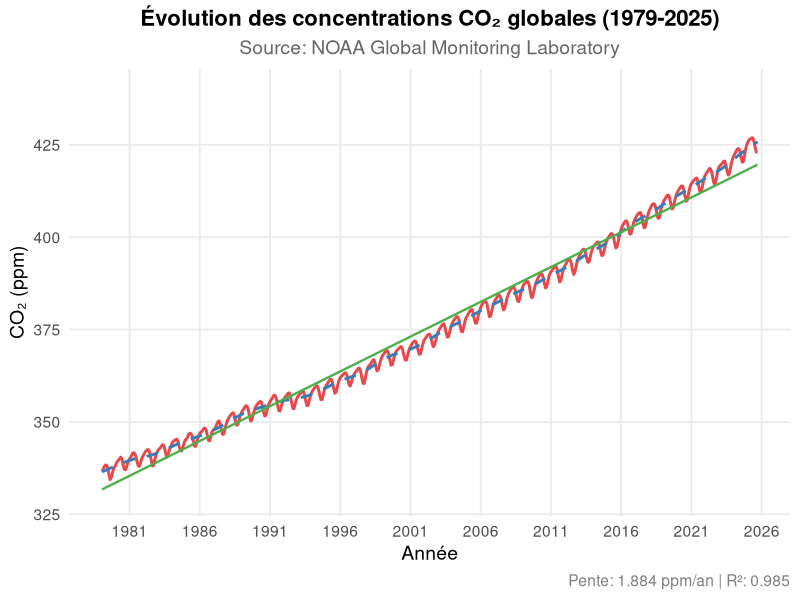
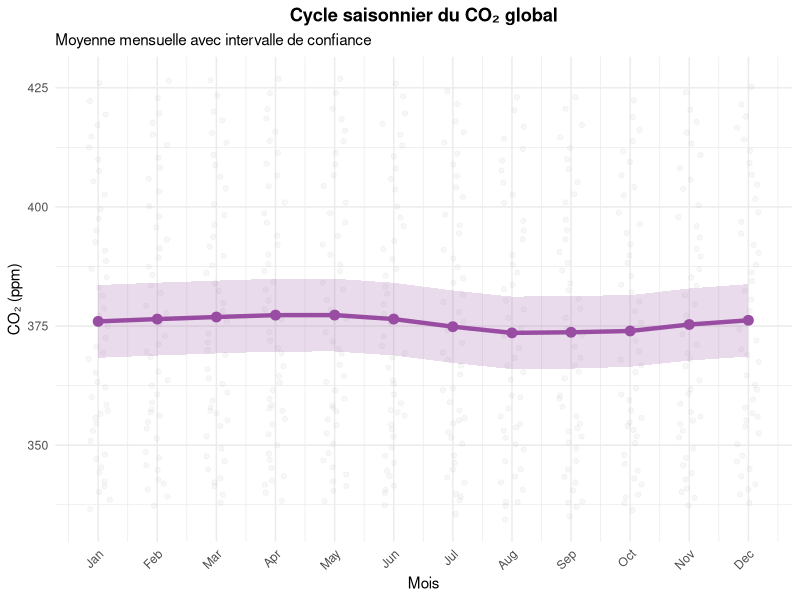
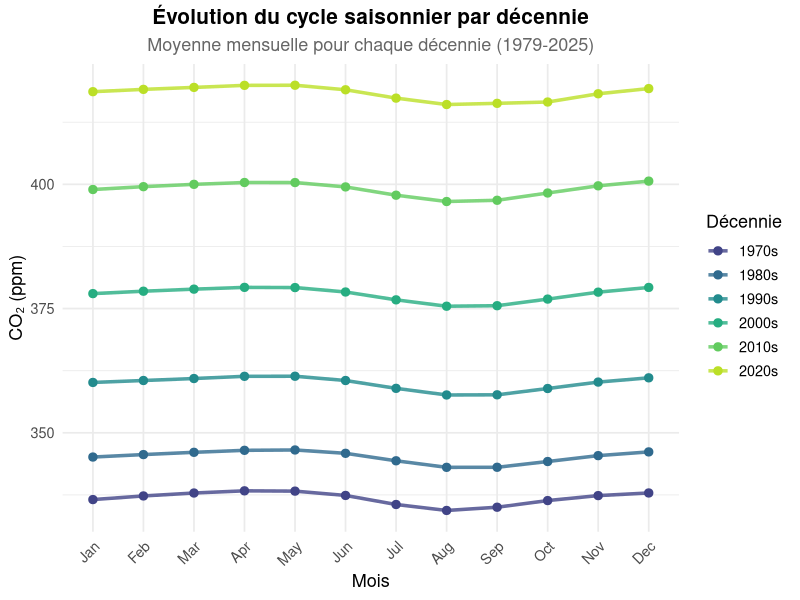
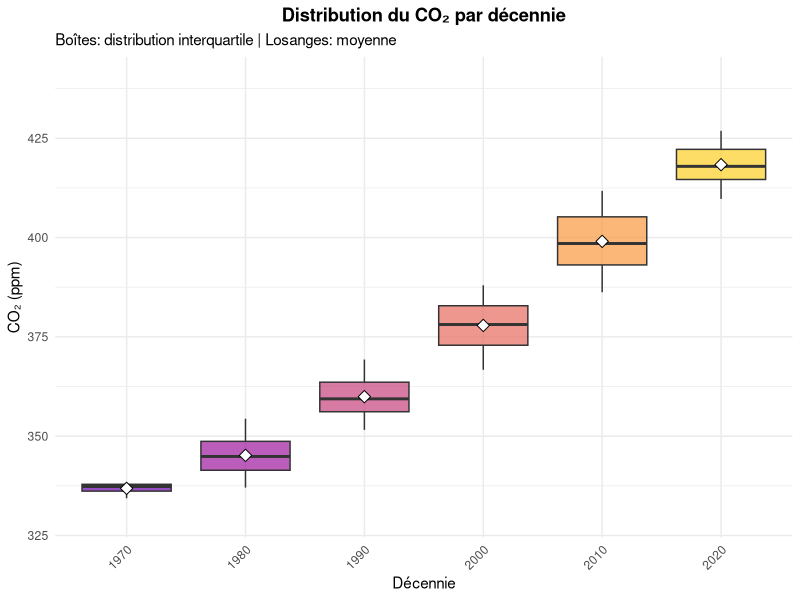
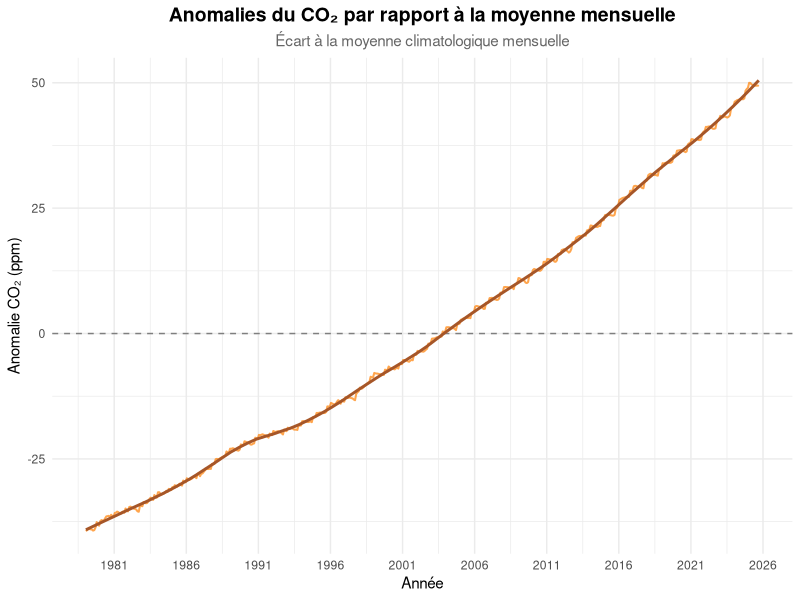
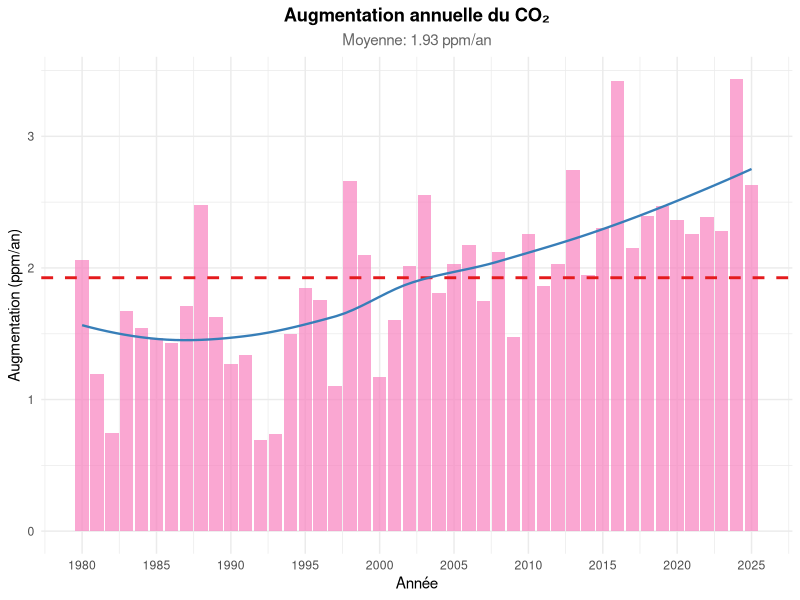

The R source for these figures, in order:
## ---- chunk 1
knitr::opts_chunk$set(
  echo = TRUE,
  message = FALSE,
  warning = FALSE,
  fig.width = 12,
  fig.height = 8,
  fig.align = "center",
  dpi = 300
)

# Paramètres visuels
options(scipen = 999)
## ---- chunk 2
# Liste des packages nécessaires
packages <- c("tidyverse", "lubridate", "ggplot2", "ggpubr", "zoo", "gridExtra",
              "viridis", "scales", "forecast", "grid", "knitr", "kableExtra")

# Installer les packages manquants
new_packages <- packages[!(packages %in% installed.packages()[,"Package"])]

if(length(new_packages)) {
  install.packages(new_packages, repos = "https://cloud.r-project.org/")
}

# Charger tous les packages
invisible(lapply(packages, library, character.only = TRUE))

cat("✓ Tous les packages sont chargés\n")
## ---- chunk 3
# Vérifier l'existence du fichier
if(!file.exists("co2_mm_gl.csv")) {
  stop("ERREUR: Fichier co2_mm_gl.csv non trouvé!")
}

# Inspection des premières lignes
cat("=== INSPECTION DES DONNÉES BRUTES ===\n\n")
raw_lines <- readLines("co2_mm_gl.csv", n = 10)
cat("Premières lignes du fichier:\n")
for(i in 1:length(raw_lines)) {
  cat(sprintf("Ligne %2d: %s\n", i, substr(raw_lines[i], 1, 100)))
}

# Lire les données (ignorer les lignes de commentaire)
co2_raw <- read.table("co2_mm_gl.csv",
                      header = TRUE,
                      sep = ",",
                      comment.char = "#",
                      stringsAsFactors = FALSE,
                      na.strings = c("", "NA", "-99.99"))

cat("\n=== DONNÉES BRUTES CHARGÉES ===\n")
cat("Dimensions:", dim(co2_raw)[1], "lignes x", dim(co2_raw)[2], "colonnes\n")
cat("Période:", min(co2_raw$year), "à", max(co2_raw$year), "\n")
cat("Colonnes:", paste(names(co2_raw), collapse = ", "), "\n")
## ---- chunk 4
co2_clean <- co2_raw %>%
  # Créer une date complète
  mutate(
    Date = make_date(year, month, 15),  # 15 du mois comme convention
    Date_decimal = decimal,
    
    # Variables principales
    CO2_ppm = average,  # Concentration CO₂
    CO2_uncertainty = average_unc,  # Incertitude
    CO2_trend = trend,  # Tendance désaisonnalisée
    Trend_uncertainty = trend_unc,
    
    # Identifiants et métadonnées
    ID = row_number(),
    
    # Variables temporelles
    Year = year,
    Month = month,
    Quarter = ceiling(month / 3),
    
    # Saisons (hémisphère nord)
    Season = case_when(
      month %in% c(12, 1, 2) ~ "Hiver",
      month %in% c(3, 4, 5) ~ "Printemps",
      month %in% c(6, 7, 8) ~ "Été",
      month %in% c(9, 10, 11) ~ "Automne"
    ),
    
    # Décennies
    Decade = floor(Year / 10) * 10,
    
    # Périodes d'analyse
    Period = case_when(
      Year < 1990 ~ "1979-1989",
      Year >= 1990 & Year < 2000 ~ "1990-1999",
      Year >= 2000 & Year < 2010 ~ "2000-2009",
      Year >= 2010 & Year < 2020 ~ "2010-2019",
      Year >= 2020 ~ "2020-2025"
    ),
    
    # Variables dérivées
    CO2_anomaly = CO2_ppm - mean(CO2_ppm, na.rm = TRUE),
    Year_fraction = Year + (Month - 0.5) / 12
  ) %>%
  
  # Gérer les valeurs manquantes
  group_by(Year) %>%
  mutate(
    CO2_ppm = ifelse(is.na(CO2_ppm), mean(CO2_ppm, na.rm = TRUE), CO2_ppm)
  ) %>%
  ungroup() %>%
  
  # Sélectionner et ordonner les colonnes
  select(ID, Date, Year, Month, Quarter, Season, Decade, Period,
         CO2_ppm, CO2_uncertainty, CO2_trend, Trend_uncertainty,
         CO2_anomaly, Date_decimal, Year_fraction) %>%
  
  # Trier par date
  arrange(Date)

cat("✓ Données nettoyées\n")
cat("Observations:", nrow(co2_clean), "\n")
cat("Période finale:", min(co2_clean$Year), "-", max(co2_clean$Year), "\n")
cat("Valeurs manquantes CO2:", sum(is.na(co2_clean$CO2_ppm)), "\n")
## ---- chunk 5
general_stats <- summary(co2_clean$CO2_ppm)

stats_table <- data.frame(
  "Statistique" = c("Minimum", "Quartile 1", "Médiane", "Moyenne", "Quartile 3", "Maximum"),
  "Valeur (ppm)" = c(
    round(general_stats[1], 2),
    round(general_stats[2], 2),
    round(general_stats[3], 2),
    round(general_stats[4], 2),
    round(general_stats[5], 2),
    round(general_stats[6], 2)
  )
)

knitr::kable(stats_table, caption = "Statistiques descriptives du CO₂ global") %>%
  kableExtra::kable_styling(bootstrap_options = c("striped", "hover", "condensed"))
## ---- chunk 6
decade_stats <- co2_clean %>%
  group_by(Decade) %>%
  summarise(
    "Décennie" = paste0(Decade, "s"),
    "Début" = min(Year),
    "Fin" = max(Year),
    "N mois" = n(),
    "CO₂ moyen (ppm)" = round(mean(CO2_ppm, na.rm = TRUE), 2),
    "Min (ppm)" = round(min(CO2_ppm, na.rm = TRUE), 2),
    "Max (ppm)" = round(max(CO2_ppm, na.rm = TRUE), 2),
    "Écart-type" = round(sd(CO2_ppm, na.rm = TRUE), 2),
    "Augmentation (ppm)" = round(max(CO2_ppm, na.rm = TRUE) - min(CO2_ppm, na.rm = TRUE), 2),
    .groups = 'drop'
  ) %>%
  select(-Decade)

knitr::kable(decade_stats, caption = "Statistiques du CO₂ par décennie") %>%
  kableExtra::kable_styling(bootstrap_options = c("striped", "hover"))
## ---- chunk 7
season_stats <- co2_clean %>%
  group_by(Season) %>%
  summarise(
    "CO₂ moyen (ppm)" = round(mean(CO2_ppm, na.rm = TRUE), 2),
    "Écart-type" = round(sd(CO2_ppm, na.rm = TRUE), 2),
    "Min (ppm)" = round(min(CO2_ppm, na.rm = TRUE), 2),
    "Max (ppm)" = round(max(CO2_ppm, na.rm = TRUE), 2),
    "Amplitude (ppm)" = round(max(CO2_ppm, na.rm = TRUE) - min(CO2_ppm, na.rm = TRUE), 2),
    .groups = 'drop'
  ) %>%
  arrange(`CO₂ moyen (ppm)`)

knitr::kable(season_stats, caption = "Statistiques saisonnières du CO₂") %>%
  kableExtra::kable_styling(bootstrap_options = c("striped", "hover"))
## ---- chunk 8
annual_stats <- co2_clean %>%
  group_by(Year) %>%
  summarise(
    "CO₂ moyen (ppm)" = round(mean(CO2_ppm, na.rm = TRUE), 2),
    "Min (ppm)" = round(min(CO2_ppm, na.rm = TRUE), 2),
    "Max (ppm)" = round(max(CO2_ppm, na.rm = TRUE), 2),
    "Amplitude (ppm)" = round(max(CO2_ppm, na.rm = TRUE) - min(CO2_ppm, na.rm = TRUE), 2),
    .groups = 'drop'
  ) %>%
  arrange(desc(`CO₂ moyen (ppm)`))

knitr::kable(head(annual_stats, 5), caption = "Top 5 des années avec concentrations les plus élevées") %>%
  kableExtra::kable_styling(bootstrap_options = c("striped", "hover"))
## ---- chunk 9
# Régression linéaire
lm_model <- lm(CO2_ppm ~ Year_fraction, data = co2_clean)
lm_summary <- summary(lm_model)

trend_results <- data.frame(
  "Paramètre" = c("Pente", "Ordonnée à l'origine", "R²", "p-value"),
  "Valeur" = c(
    round(coef(lm_model)[2], 4),
    round(coef(lm_model)[1], 2),
    round(lm_summary$r.squared, 4),
    format.pval(lm_summary$coefficients[2, 4], digits = 3)
  ),
  "Interprétation" = c(
    "ppm/année",
    "ppm (1900)",
    "ajustement du modèle",
    "très significatif"
  )
)

knitr::kable(trend_results, caption = "Résultats de la régression linéaire CO₂ ~ Temps") %>%
  kableExtra::kable_styling(bootstrap_options = c("striped", "hover"))
## ---- chunk 10
co2_1979 <- mean(co2_clean$CO2_ppm[co2_clean$Year == 1979], na.rm = TRUE)
co2_2025 <- mean(co2_clean$CO2_ppm[co2_clean$Year == 2025], na.rm = TRUE)
augmentation_abs <- co2_2025 - co2_1979
augmentation_pct <- (co2_2025 - co2_1979) / co2_1979 * 100
taux_annuel <- (co2_2025 - co2_1979) / (2025 - 1979)

augmentation_table <- data.frame(
  "Année" = c("1979", "2025", "Différence"),
  "CO₂ (ppm)" = c(
    round(co2_1979, 1),
    round(co2_2025, 1),
    round(augmentation_abs, 1)
  ),
  "% d'augmentation" = c(
    "-",
    "-",
    round(augmentation_pct, 1)
  )
)

knitr::kable(augmentation_table, caption = "Augmentation du CO₂ de 1979 à 2025") %>%
  kableExtra::kable_styling(bootstrap_options = c("striped", "hover"))

cat("\n**Taux annuel moyen:** ", round(taux_annuel, 2), " ppm/an\n")
## ---- chunk 11
seasonal_amplitude <- max(season_stats$`CO₂ moyen (ppm)`) - min(season_stats$`CO₂ moyen (ppm)`)

saisonnalite_table <- data.frame(
  "Saison la plus élevée" = season_stats$Season[which.max(season_stats$`CO₂ moyen (ppm)`)],
  "CO₂ max (ppm)" = round(max(season_stats$`CO₂ moyen (ppm)`), 2),
  "Saison la plus basse" = season_stats$Season[which.min(season_stats$`CO₂ moyen (ppm)`)],
  "CO₂ min (ppm)" = round(min(season_stats$`CO₂ moyen (ppm)`), 2),
  "Amplitude (ppm)" = round(seasonal_amplitude, 2)
)

knitr::kable(saisonnalite_table, caption = "Analyse de la saisonnalité du CO₂") %>%
  kableExtra::kable_styling(bootstrap_options = c("striped", "hover"))
## ---- chunk 12
p1 <- ggplot(co2_clean, aes(x = Date, y = CO2_ppm)) +
  geom_line(color = "#E41A1C", linewidth = 1, alpha = 0.8) +
  geom_smooth(method = "loess", span = 0.1, color = "#377EB8",
              linetype = "dashed", se = FALSE, linewidth = 1) +
  geom_smooth(method = "lm", color = "#4DAF4A", se = FALSE, linewidth = 0.8) +
  labs(
    title = "Évolution des concentrations CO₂ globales (1979-2025)",
    subtitle = "Source: NOAA Global Monitoring Laboratory",
    x = "Année",
    y = "CO₂ (ppm)",
    caption = paste("Pente:", round(coef(lm_model)[2], 3), "ppm/an | R²:", round(lm_summary$r.squared, 3))
  ) +
  theme_minimal(base_size = 14) +
  theme(
    plot.title = element_text(face = "bold", hjust = 0.5, size = 16),
    plot.subtitle = element_text(hjust = 0.5, color = "gray40"),
    plot.caption = element_text(hjust = 1, color = "gray50"),
    panel.grid.minor = element_blank(),
    plot.background = element_rect(fill = "white", color = NA)
  ) +
  scale_y_continuous(limits = c(330, 440)) +
  scale_x_date(date_breaks = "5 years", date_labels = "%Y")

print(p1)
## ---- chunk 13
p2 <- ggplot(co2_clean, aes(x = Month, y = CO2_ppm)) +
  geom_jitter(alpha = 0.1, color = "gray70", width = 0.2) +
  stat_summary(fun = mean, geom = "line", aes(group = 1),
               color = "#984EA3", linewidth = 1.5) +
  stat_summary(fun = mean, geom = "point", aes(group = 1),
               color = "#984EA3", size = 3) +
  stat_summary(fun.data = mean_cl_normal, geom = "ribbon",
               aes(group = 1), alpha = 0.2, fill = "#984EA3") +
  labs(
    title = "Cycle saisonnier du CO₂ global",
    subtitle = "Moyenne mensuelle avec intervalle de confiance",
    x = "Mois",
    y = "CO₂ (ppm)"
  ) +
  theme_minimal() +
  theme(
    plot.title = element_text(face = "bold", hjust = 0.5),
    axis.text.x = element_text(angle = 45, hjust = 1)
  ) +
  scale_x_continuous(breaks = 1:12, labels = month.abb)

print(p2)
## ---- chunk 14
seasonal_by_decade <- co2_clean %>%
  group_by(Decade, Month) %>%
  summarise(
    CO2_mean = mean(CO2_ppm, na.rm = TRUE),
    CO2_sd = sd(CO2_ppm, na.rm = TRUE),
    N = n(),
    .groups = 'drop'
  ) %>%
  mutate(
    Month_name = factor(month.abb[Month], levels = month.abb),
    Decade_label = paste0(Decade, "s")
  )

p3 <- ggplot(seasonal_by_decade, aes(x = Month_name, y = CO2_mean,
                                      color = Decade_label, group = Decade_label)) +
  geom_line(linewidth = 1.2, alpha = 0.8) +
  geom_point(size = 2.5) +
  labs(
    title = "Évolution du cycle saisonnier par décennie",
    subtitle = "Moyenne mensuelle pour chaque décennie (1979-2025)",
    x = "Mois",
    y = "CO₂ (ppm)",
    color = "Décennie"
  ) +
  scale_color_viridis_d(option = "D", begin = 0.2, end = 0.9) +
  theme_minimal(base_size = 13) +
  theme(
    plot.title = element_text(face = "bold", hjust = 0.5, size = 15),
    plot.subtitle = element_text(hjust = 0.5, color = "gray40"),
    legend.position = "right",
    axis.text.x = element_text(angle = 45, hjust = 1)
  ) +
  scale_x_discrete(limits = month.abb)

print(p3)
## ---- chunk 15
p4 <- ggplot(co2_clean, aes(x = factor(Decade), y = CO2_ppm, fill = factor(Decade))) +
  geom_boxplot(alpha = 0.7, outlier.alpha = 0.3) +
  stat_summary(fun = mean, geom = "point", shape = 23, size = 3, fill = "white") +
  labs(
    title = "Distribution du CO₂ par décennie",
    subtitle = "Boîtes: distribution interquartile | Losanges: moyenne",
    x = "Décennie",
    y = "CO₂ (ppm)",
    fill = "Décennie"
  ) +
  scale_fill_viridis_d(option = "C", begin = 0.2, end = 0.9) +
  theme_minimal() +
  theme(
    plot.title = element_text(face = "bold", hjust = 0.5),
    legend.position = "none",
    axis.text.x = element_text(angle = 45, hjust = 1)
  ) +
  scale_y_continuous(limits = c(330, 440))

print(p4)
## ---- chunk 16
co2_monthly_avg <- co2_clean %>%
  group_by(Month) %>%
  summarise(monthly_avg = mean(CO2_ppm, na.rm = TRUE))

co2_anomalies <- co2_clean %>%
  left_join(co2_monthly_avg, by = "Month") %>%
  mutate(anomaly = CO2_ppm - monthly_avg)

p5 <- ggplot(co2_anomalies, aes(x = Date, y = anomaly)) +
  geom_line(color = "#FF7F00", linewidth = 0.7, alpha = 0.7) +
  geom_hline(yintercept = 0, linetype = "dashed", color = "gray50") +
  geom_smooth(method = "loess", span = 0.2, color = "#A65628", se = FALSE) +
  labs(
    title = "Anomalies du CO₂ par rapport à la moyenne mensuelle",
    subtitle = "Écart à la moyenne climatologique mensuelle",
    x = "Année",
    y = "Anomalie CO₂ (ppm)"
  ) +
  theme_minimal() +
  theme(
    plot.title = element_text(face = "bold", hjust = 0.5, size = 14),
    plot.subtitle = element_text(hjust = 0.5, color = "gray40")
  ) +
  scale_x_date(date_breaks = "5 years", date_labels = "%Y")

print(p5)
## ---- chunk 17
annual_growth <- co2_clean %>%
  group_by(Year) %>%
  summarise(mean_co2 = mean(CO2_ppm, na.rm = TRUE)) %>%
  mutate(
    growth = mean_co2 - lag(mean_co2),
    growth_rate = (mean_co2 - lag(mean_co2)) / lag(mean_co2) * 100
  ) %>%
  filter(!is.na(growth))

p6 <- ggplot(annual_growth, aes(x = Year, y = growth)) +
  geom_col(fill = "#F781BF", alpha = 0.7) +
  geom_hline(yintercept = mean(annual_growth$growth, na.rm = TRUE),
             linetype = "dashed", color = "#E41A1C", linewidth = 1) +
  geom_smooth(method = "loess", color = "#377EB8", se = FALSE, linewidth = 0.8) +
  labs(
    title = "Augmentation annuelle du CO₂",
    subtitle = paste("Moyenne:", round(mean(annual_growth$growth, na.rm = TRUE), 2), "ppm/an"),
    x = "Année",
    y = "Augmentation (ppm/an)"
  ) +
  theme_minimal() +
  theme(
    plot.title = element_text(face = "bold", hjust = 0.5),
    plot.subtitle = element_text(hjust = 0.5, color = "gray40")
  ) +
  scale_x_continuous(breaks = seq(1980, 2025, by = 5))

print(p6)
## ---- chunk 18
seasonal_amplitude_by_decade <- seasonal_by_decade %>%
  group_by(Decade, Decade_label) %>%
  summarise(
    "Amplitude (ppm)" = round(max(CO2_mean) - min(CO2_mean), 2),
    "CO₂ min (ppm)" = round(min(CO2_mean), 2),
    "CO₂ max (ppm)" = round(max(CO2_mean), 2),
    .groups = 'drop'
  ) %>%
  select(-Decade)

knitr::kable(seasonal_amplitude_by_decade, 
             caption = "Amplitude saisonnière du CO₂ par décennie") %>%
  kableExtra::kable_styling(bootstrap_options = c("striped", "hover"))
## ---- chunk 19
decade_slopes <- co2_clean %>%
  group_by(Decade) %>%
  do(
    data.frame(
      Decade = unique(.$Decade),
      Pente_ppm_par_an = round(coef(lm(CO2_ppm ~ Year_fraction, data = .))[2], 4),
      R_squared = round(summary(lm(CO2_ppm ~ Year_fraction, data = .))$r.squared, 4)
    )
  )

knitr::kable(decade_slopes, 
             caption = "Pente de croissance du CO₂ par décennie",
             col.names = c("Décennie", "Pente (ppm/an)", "R²")) %>%
  kableExtra::kable_styling(bootstrap_options = c("striped", "hover"))
